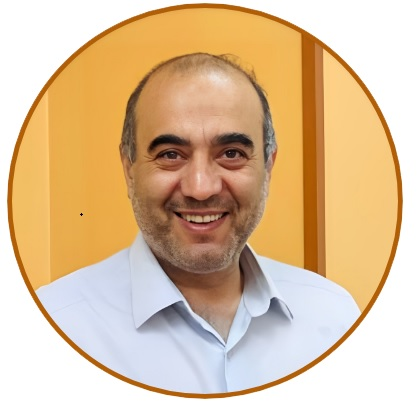
#> input picture ch03-intensity-spatial-filtering_GitHub_READY/ch03-intensity-spatial-filtering/Sadoghi.jpg, 417 x 401 px
$ python bit_plane_slicing.py --input ../Sadoghi.jpg
#> lines starting #> are read from the running program, lines starting #| are printed output that depends on the picture; after the words box and inside, x2 and y2 are one past the last pixel; in counts of white or black regions, pixels touching at a corner belong together
### ch03-intensity-spatial-filtering_GitHub_READY/ch03-intensity-spatial-filtering/algorithms/_common.py
"""Shared image I/O and CLI helpers.

The mathematical implementation of each algorithm remains in its named module.
This file only provides repeated utilities so the standalone examples stay small.
"""
from __future__ import annotations
from pathlib import Path
import numpy as np
from PIL import Image
from skimage import color, img_as_float


def to_gray_float(image):
    """Convert an input image to float64 grayscale in the range [0, 1]."""
    a = np.asarray(image)
#> a is the input picture: shape (401, 417, 3); mean R, G, B 219.5, 190.2, 154.6
    if a.ndim == 3:
        if a.shape[-1] == 4:
            a = a[..., :3]
        a = color.rgb2gray(a)
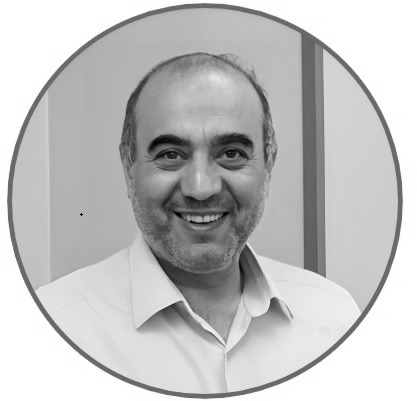
#> a: shape (401, 417) float64; min 0.01, max 1, mean 0.76
    a = img_as_float(a).astype(np.float64, copy=False)
    return np.clip(a, 0.0, 1.0)


# [8 lines left out: function normalize01, not called in this run]


def load_gray(path):
    return to_gray_float(Image.open(path))


def save_gray(path, image):
    p = Path(path)
    p.parent.mkdir(parents=True, exist_ok=True)
    a = np.clip(np.asarray(image), 0, 1)
    Image.fromarray((a * 255 + 0.5).astype(np.uint8), mode="L").save(p)


# [11 lines left out: function _auto_value, not called in this run]


def cli_single(apply_fn, description, defaults=None):
    """Small command-line wrapper used by every standalone algorithm module.

    Preferred syntax (safe for kernels containing commas):
        --param gamma=0.5 --param c=1.0
        --param "kernel=0,-1,0;-1,5,-1;0,-1,0"

    The older comma-separated ``--params`` syntax remains supported for simple
    scalar options, e.g. ``--params gamma=0.5,c=1``.
    """
    import argparse

    ap = argparse.ArgumentParser(description=description)
    ap.add_argument("--input", help="Input image. If omitted, skimage.data.camera() is used.")
    ap.add_argument("--output", default="output.png")
    ap.add_argument(
        "--param",
        action="append",
        default=[],
        metavar="KEY=VALUE",
        help="Repeatable parameter. Preferred for strings/kernels containing commas.",
    )
    ap.add_argument(
        "--params",
        default="",
        help="Legacy comma-separated key=value pairs for simple scalar parameters.",
    )
    args = ap.parse_args()

    if args.input:
        im = load_gray(args.input)
    else:
        from skimage import data
        im = to_gray_float(data.camera())

    params = dict(defaults or {})
    if args.params.strip():
        for item in args.params.split(","):
            if not item.strip():
                continue
            k, v = item.split("=", 1)
            params[k.strip()] = _auto_value(v)
    for item in args.param:
        k, v = item.split("=", 1)
        params[k.strip()] = _auto_value(v)

    out = apply_fn(im, **params)
    save_gray(args.output, out)
    print(f"Saved: {args.output}")

### ch03-intensity-spatial-filtering_GitHub_READY/ch03-intensity-spatial-filtering/algorithms/bit_plane_slicing.py
"""8-bit bit-plane slicing. plane=7 is MSB, plane=0 is LSB."""
import numpy as np
try:
    from algorithms._common import to_gray_float, cli_single
except ModuleNotFoundError:  # direct execution: python algorithms/<file>.py
    from _common import to_gray_float, cli_single

def apply(image, plane=7):
#> called with plane = 7
    r=(to_gray_float(image)*255+0.5).astype(np.uint8)
    p=int(plane)
    if not 0 <= p <= 7: raise ValueError('plane must be 0..7')
    return ((r >> p) & 1).astype(float)
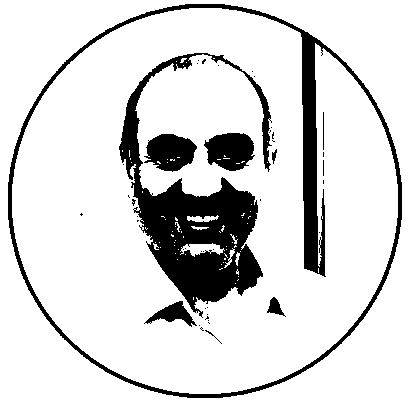
#> returned value: shape (401, 417) float64; values 0 (black) and 1 (white), 85.2% white; 43 black regions (34 under 20 px), largest, box (x1, y1, x2, y2) and area: (119, 53, 272, 318) 12591, (8, 4, 402, 398) 8436, (204, 133, 255, 171) 1427

if __name__ == '__main__': cli_single(apply, 'Bit-plane slicing', {'plane':7})

$ run again, on ch03-intensity-spatial-filtering_GitHub_READY/ch03-intensity-spatial-filtering/samples/camera_cc0.png
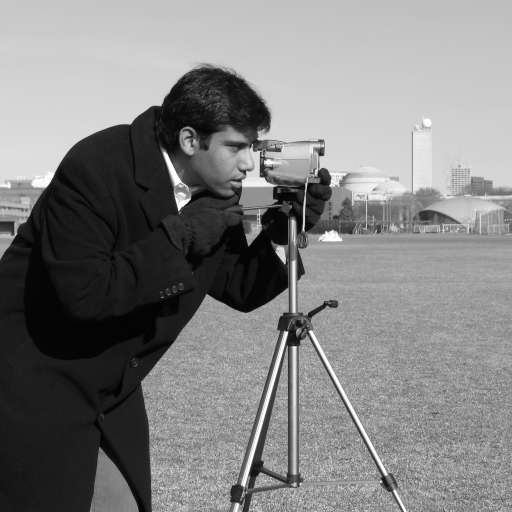
#> input picture ch03-intensity-spatial-filtering_GitHub_READY/ch03-intensity-spatial-filtering/samples/camera_cc0.png, 512 x 512 px
#> in to_gray_float, a is the input picture: shape (512, 512); min 0, max 255, mean 129.1
#> in apply, `return ((r >> p) & 1).astype(float)`:
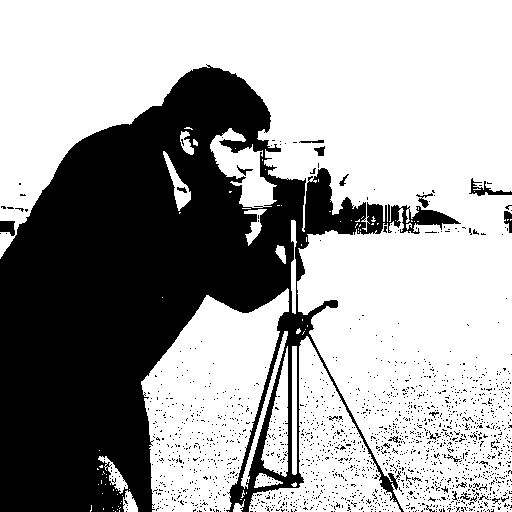
#> returned value: shape (512, 512) float64; values 0 (black) and 1 (white), 64.3% white; 1732 black regions (1710 under 20 px), largest, box (x1, y1, x2, y2) and area: (0, 64, 461, 512) 88530, (469, 178, 512, 196) 244, (0, 221, 15, 236) 175
